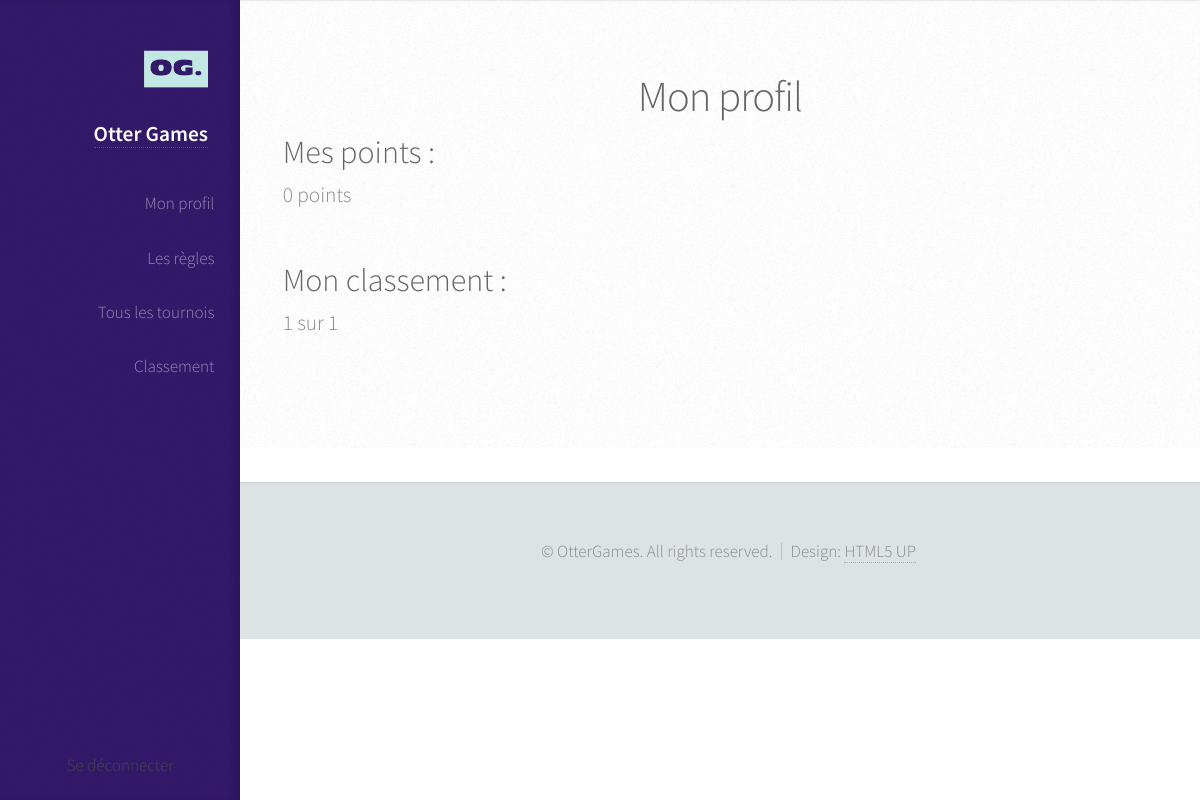
/profil/ (signed in), run on an earlier commit of the app's database.
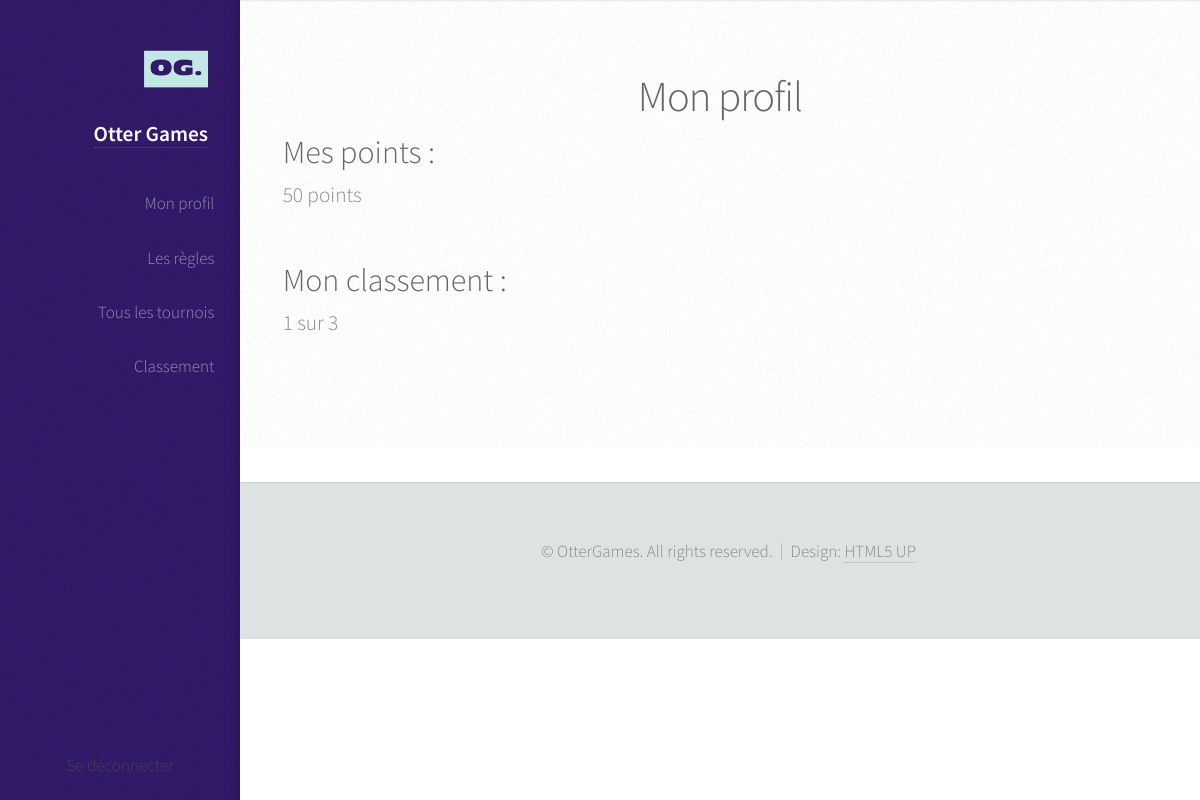
And on a later commit of the database.
### loginUser/models.py (models this page shows)
class customUser(AbstractUser):
    recompense = models.IntegerField(default=0)

### loginUser/views.py (the view)
# urls.py: path('profil/', views.userAccount,name='profil'),
@login_required
def userAccount(request):
    competiteurs = customUser.objects.all().order_by("-recompense")
    totalComp = len(competiteurs)
    currentUser = request.user.pk
    place = 0
    for comp in competiteurs:
        place = place+1
        if comp.pk == currentUser:
            break
    return render(request, 'profil.html', context={'totalComp': totalComp, 'place': place})

### loginUser/templates/profil.html
{% extends "base.html" %}
{% block content %}
    <h2>Mon profil</h2>
    <div style="text-align: start">
        <h3>Mes points :</h3>
        <p>{{ request.user.recompense }} points</p>
        <h3>Mon classement :</h3>
        <p>{{ place }} sur {{ totalComp }}</p>
    </div>
{% endblock content %}

What changed in the data, as far as the page shows it:
changed customUser: user.recompense "0" → "50"
Also different on the page:
{{ totalComp }}: "1" → "3"
